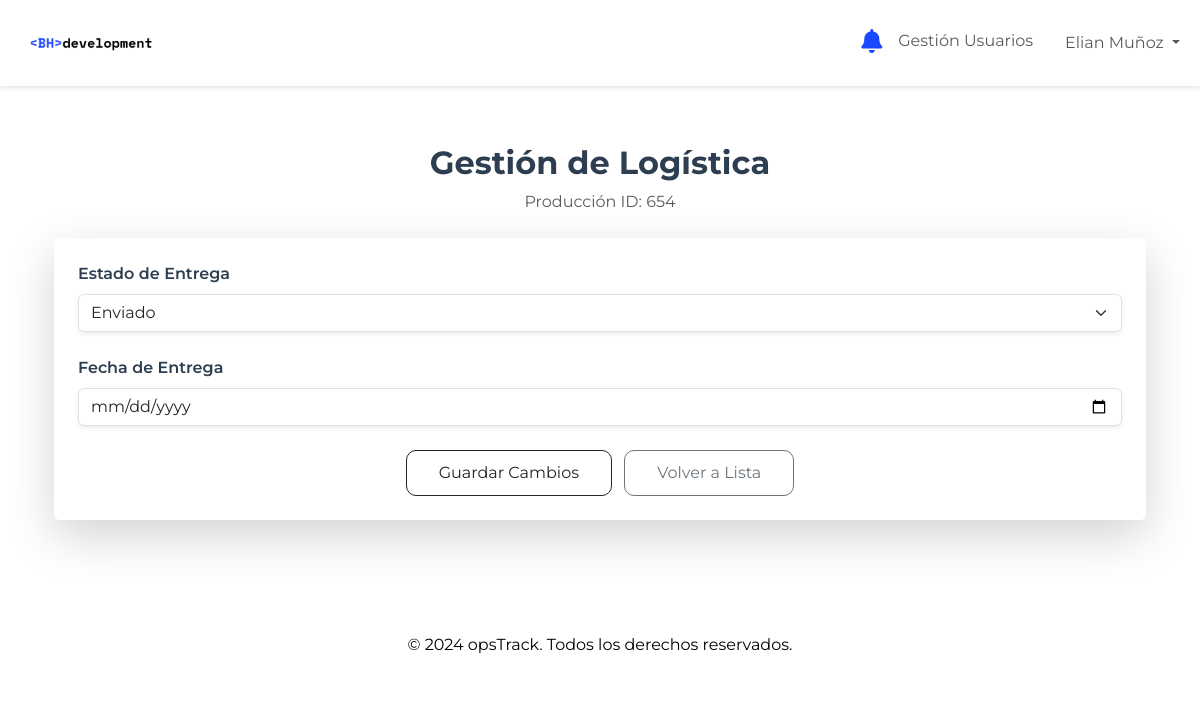
Page /produccion/logistica/654/ (signed in) on the committed database.
### produccion/models.py (models this page shows, shortened)
class User(AbstractUser):
    ADMINISTRADOR = 'ADMIN'
    OPERARIO_PRODUCCION = 'PRODUCCION'
    ENCARGADO_CALIDAD = 'CALIDAD'
    OPERARIO_LOGISTICA = 'LOGISTICA'
    ENCARGADO_VENTAS = 'VENTAS'
    SIN_ASIGNAR = 'SASIGNAR'
    ROLE_CHOICES = [
        (ADMINISTRADOR, 'Administrador'),
        (OPERARIO_PRODUCCION, 'Operario de Producción'),
        (ENCARGADO_CALIDAD, 'Encargado de Calidad'),
        (OPERARIO_LOGISTICA, 'Operario de Logística'),
        (ENCARGADO_VENTAS, 'Encargado de Ventas'),
        (SIN_ASIGNAR, 'Sin Asignar')
    ]
    role = models.CharField(max_length=20, choices=ROLE_CHOICES, default=SIN_ASIGNAR)

class Produccion(models.Model):
    pedido = models.ForeignKey(Pedido, on_delete=models.CASCADE)
    estado_produccion = models.CharField(
        max_length=20,
        choices=[('Asignado', 'Asignado'), ('En proceso', 'En proceso'), ('Completado', 'Completado')],
        default='Asignado',
    )
    fecha_inicio = models.DateField(blank=True, null=True)
    fecha_fin = models.DateField(blank=True, null=True)
    modified_by = models.ForeignKey(settings.AUTH_USER_MODEL, null=True, blank=True, on_delete=models.SET_NULL)

class Logistica(models.Model):
    produccion = models.ForeignKey(Produccion, on_delete=models.CASCADE)
    estado_entrega = models.CharField(
        max_length=20,
        choices=[('Pendiente', 'Pendiente'), ('Enviado', 'Enviado'), ('Entregado', 'Entregado')],
        default='Pendiente',
    )
    fecha_entrega = models.DateField(blank=True, null=True)
    modified_by = models.ForeignKey(settings.AUTH_USER_MODEL, null=True, blank=True, on_delete=models.SET_NULL)

### produccion/views.py (the view, shortened to what this page needs)
# urls.py: path('logistica/<int:pk>/', views.GestionLogisticaView.as_view(), name='gestion_logistica'),
class GestionLogisticaView(LogisticaRequiredMixin, View):
    template_name = 'produccion/gestion_logistica.html'
    success_url = reverse_lazy('produccion:lista_pedidos')
    def get(self, request, pk):
        produccion = get_object_or_404(Produccion, pk=pk)
        logistica, created = Logistica.objects.get_or_create(produccion=produccion)
        form = GestionLogisticaForm(instance=logistica)
        return render(request, self.template_name, {'produccion': produccion, 'form': form})

### produccion/forms.py
class GestionLogisticaForm(forms.ModelForm):
    class Meta:
        model = Logistica
        fields = ['estado_entrega', 'fecha_entrega']
        widgets = {
            'estado_entrega': forms.Select(choices=[
                ('Pendiente', 'Pendiente'),
                ('Enviado', 'Enviado'),
                ('Entregado', 'Entregado')
            ]),
            'fecha_entrega': forms.DateInput(attrs={'type': 'date'}),
        }

### produccion/mixins.py (called while the page is built)
    def dispatch(self, request, *args, **kwargs):
        if not request.user.is_authenticated or request.user.role not in [User.ADMINISTRADOR, User.OPERARIO_LOGISTICA]:
            raise PermissionDenied("Acceso denegado.")
        return super().dispatch(request, *args, **kwargs)

### produccion/templatetags/form_filters.py (called while the page is built)
@register.filter(name='add_class')
def add_class(field, css_class):
    return field.as_widget(attrs={"class": css_class})

### produccion/templates/produccion/gestion_logistica.html (shortened to what this page needs)
{% extends "produccion/base.html" %}
{% load form_filters %}
{% block content %}
<div class="container my-5">
    <div class="text-center mb-4">
        <h2 class="fw-bold" style="color: #2C3E50;">Gestión de Logística</h2>
        <p class="text-muted">Producción ID: {{ produccion.id }}</p>
    </div>
    <form method="post" action="{% url 'produccion:gestion_logistica' produccion.id %}" class="rounded shadow-lg p-4" style="background-color: rgba(255, 255, 255, 0.8); backdrop-filter: blur(5px);">
        <div class="mb-4">
            <label for="estado_entrega" class="form-label fw-semibold" style="color: #2C3E50;">Estado de Entrega</label>
            {{ form.estado_entrega|add_class:"form-select shadow-sm" }}
        </div>
        <div class="mb-4">
            <label for="fecha_entrega" class="form-label fw-semibold" style="color: #2C3E50;">Fecha de Entrega</label>
            {{ form.fecha_entrega|add_class:"form-control shadow-sm" }}
        </div>
        <div class="text-center">
            <button type="submit" class="btn btn-outline-dark" style="padding: 0.6rem 2rem; border-radius: 10px;">
                Guardar Cambios
            </button>
            <a href="{% url 'produccion:lista_pedidos' %}" class="btn btn-outline-secondary ms-2" style="padding: 0.6rem 2rem; border-radius: 10px;">
                Volver a Lista
            </a>
        </div>
    </form>
</div>
{% endblock %}

### produccion/templates/produccion/base.html (shortened to what this page needs)
<!DOCTYPE html>
<html lang="en">
<head>
    {% load static %}
    <link href="https://cdn.jsdelivr.net/npm/bootstrap@5.3.0/dist/css/bootstrap.min.css" rel="stylesheet">
    <link rel="stylesheet" href="https://cdnjs.cloudflare.com/ajax/libs/font-awesome/5.15.1/css/all.min.css">
</head>
<body>
    <nav class="navbar navbar-expand-lg navbar-light fixed-top">
        <div class="container-fluid">
            <a class="navbar-brand" href="{% url 'produccion:dashboard_ventas' %}">
                <img src="{% static 'img/bh-logo.png' %}" alt="Logo" style="height: 60px;">
            </a>
            <div class="collapse navbar-collapse" id="navbarNav">
                <ul class="navbar-nav ms-auto">
                    {% if user.is_authenticated %}
                        <li class="nav-item dropdown notification-bell {% if notifications %}has-notifications{% endif %}">
                            <a class="nav-link" href="#" id="notificationDropdown" role="button" data-bs-toggle="dropdown" aria-expanded="false">
                                <i class="fas fa-bell" style="color: #1a48fe; font-size: 1.5rem;"></i>
                            </a>
                        </li>
                        {% if user.role == "VENTAS" %}
                            <li class="nav-item">
                                <a class="nav-link" href="{% url 'produccion:crear_pedido' %}">Crear Pedido</a>
                            </li>
                            <li class="nav-item">
                                <a class="nav-link" href="{% url 'produccion:lista_pedidos' %}">Lista Pedidos</a>
                            </li>
                            <li class="nav-item">
                                <a class="nav-link" href="{% url 'produccion:gestionar_inventario' %}">Inventario</a>
                            </li>
                        {% elif user.role == "ADMIN" %}
                            <li class="nav-item">
                                <a class="nav-link" href="{% url 'produccion:gestion_usuarios' %}">Gestión Usuarios</a>
                            </li>
                        {% elif user.role == "PRODUCCION" %}
                        <li class="nav-item">
                            <a class="nav-link" href="{% url 'produccion:dashboard_produccion' %}">Dashboard</a>
                        </li>
                        {% elif user.role == "LOGISTICA" %}
                        <li class="nav-item">
                            <a class="nav-link" href="{% url 'produccion:dashboard_logistica' %}">Dashboard</a>
                        </li>
                        {% elif user.role == "CALIDAD" %}
                        <li class="nav-item">
                            <a class="nav-link" href="{% url 'produccion:dashboard_calidad' %}">Dashboard</a>
                        </li>
                        {% endif %}
                    {% endif %}
                </ul>
                {% if user.is_authenticated %}
                    <ul class="navbar-nav ms-3">
                        <li class="nav-item dropdown">
                            <a class="nav-link dropdown-toggle" href="#" id="userDropdown" role="button" data-bs-toggle="dropdown" aria-expanded="false">
                                {{ user.get_full_name }}
                            </a>
                        </li>
                    </ul>
                {% else %}
                    <ul class="navbar-nav ms-3">
                        <li class="nav-item">
                            <a class="nav-link" href="{% url 'account_login' %}">Login</a>
                        </li>
                    </ul>
                {% endif %}
            </div>
        </div>
    </nav>
    <main class="container my-5 pt-5">
        <div class="content-wrapper">
            {% block content %}
            {% endblock %}
        </div>
    </main>
    <footer class="footer">
        <div class="container">
            <p>© 2024 opsTrack. Todos los derechos reservados.</p>
        </div>
    </footer>
</body>
</html>

### produccion/templates/produccion/base.html (style rules this page uses)
body { font-family: 'Montserrat', sans-serif; display: flex; flex-direction: column; min-height: 100vh; }
.navbar { background-color: white; box-shadow: 0 2px 5px rgba(0, 0, 0, 0.1); }
.notification-bell { position: relative; }
.footer { background-color: white; color: black; border-top: 1px solid rgba(255, 255, 255, 0.1); text-align: center; padding: 1rem 0; }

### rows in the picture
User: get_full_name "Elian Muñoz"
Produccion: id "654"
Logistica: estado_entrega "Enviado"
